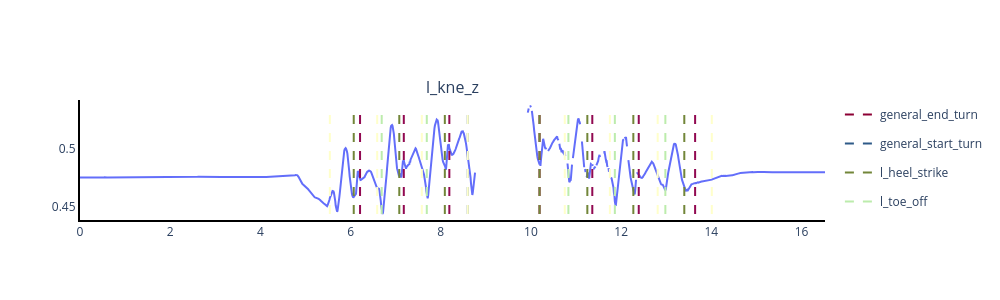

Notebook source saved alongside this figure:
### Code cell
import mh_toolbox.base.eurobench_element as eb

# Yaml files are in a different folder
# filename = '/Users/jorge/Documents/Coding/Projects/personal-projects/motion-hub-toolbox/docs/tutorials/neuromark/vicon/subject_07_cond_04_run_02_Trajectories.csv'
# events = '/Users/jorge/Documents/Coding/Projects/personal-projects/motion-hub-toolbox/docs/tutorials/neuromark/vicon/subject_07_cond_04_run_02_gaitEvents.yaml'
# info = '/Users/jorge/Documents/Coding/Projects/personal-projects/motion-hub-toolbox/docs/tutorials/neuromark/vicon/subject_07_cond_04_run_02_Info.yaml'
filename = '/Users/jorge/Documents/Coding/Projects/personal-projects/motion-hub-toolbox/docs/tutorials/neuromark/vicon/subject_07_cond_02_run_02_Trajectories.csv'
events = '/Users/jorge/Documents/Coding/Projects/personal-projects/motion-hub-toolbox/docs/tutorials/neuromark/vicon/subject_07_cond_02_run_02_gaitEvents.proc_carlota.yaml'
info = '/Users/jorge/Documents/Coding/Projects/personal-projects/motion-hub-toolbox/docs/tutorials/neuromark/vicon/subject_07_cond_02_run_02_Info.yaml'


data = eb.EurobenchElement(key_id='acceleration')

data.initialize(data_filename=filename, events_filename=events, info_filename=info)

print(data.get_data())
print(data.get_info())
print(data.get_events_as_lists())

_ = data.plot_eurobench_element(bool_show=True, bool_events=True, cols_to_plot='l_kne_z')

### Figure 1 — Plotly figure (JSON) as saved in the notebook; plotly's stock layout.template omitted (floating-point values rounded to 4 significant figures; data arrays with more than 128 entries replaced by an {"elided": "..."} marker saying what was removed)
{"data": [{"mode": "lines", "showlegend": false, "x": {"elided": "1653 float values"}, "y": {"elided": "1653 float values"}, "type": "scatter", "xaxis": "x", "yaxis": "y"}, {"hoverinfo": "text", "hovertext": "general_end_turn", "legendgroup": "general_end_turn", "line": {"color": "#8c0034", "dash": "dash", "width": 2}, "mode": "lines", "name": "general_end_turn", "showlegend": true, "x": [10.19, 10.19], "y": [0.4442, 0.5372], "type": "scatter", "xaxis": "x", "yaxis": "y"}, {"hoverinfo": "text", "hovertext": "general_start_turn", "legendgroup": "general_start_turn", "line": {"color": "#2e5a88", "dash": "dash", "width": 2}, "mode": "lines", "name": "general_start_turn", "showlegend": true, "x": [8.6, 8.6], "y": [0.4442, 0.5372], "type": "scatter", "xaxis": "x", "yaxis": "y"}, {"hoverinfo": "text", "hovertext": "l_heel_strike", "legendgroup": "l_heel_strike", "line": {"color": "#728639", "dash": "dash", "width": 2}, "mode": "lines", "name": "l_heel_strike", "showlegend": true, "x": [6.07, 6.07], "y": [0.4442, 0.5372], "type": "scatter", "xaxis": "x", "yaxis": "y"}, {"hoverinfo": "text", "hovertext": "l_heel_strike", "legendgroup": "l_heel_strike", "line": {"color": "#728639", "dash": "dash", "width": 2}, "mode": "lines", "name": "l_heel_strike", "showlegend": false, "x": [7.08, 7.08], "y": [0.4442, 0.5372], "type": "scatter", "xaxis": "x", "yaxis": "y"}, {"hoverinfo": "text", "hovertext": "l_heel_strike", "legendgroup": "l_heel_strike", "line": {"color": "#728639", "dash": "dash", "width": 2}, "mode": "lines", "name": "l_heel_strike", "showlegend": false, "x": [8.09, 8.09], "y": [0.4442, 0.5372], "type": "scatter", "xaxis": "x", "yaxis": "y"}, {"hoverinfo": "text", "hovertext": "l_heel_strike", "legendgroup": "l_heel_strike", "line": {"color": "#728639", "dash": "dash", "width": 2}, "mode": "lines", "name": "l_heel_strike", "showlegend": false, "x": [10.19, 10.19], "y": [0.4442, 0.5372], "type": "scatter", "xaxis": "x", "yaxis": "y"}, {"hoverinfo": "text", "hovertext": "l_heel_strike", "legendgroup": "l_heel_strike", "line": {"color": "#728639", "dash": "dash", "width": 2}, "mode": "lines", "name": "l_heel_strike", "showlegend": false, "x": [11.25, 11.25], "y": [0.4442, 0.5372], "type": "scatter", "xaxis": "x", "yaxis": "y"}, {"hoverinfo": "text", "hovertext": "l_heel_strike", "legendgroup": "l_heel_strike", "line": {"color": "#728639", "dash": "dash", "width": 2}, "mode": "lines", "name": "l_heel_strike", "showlegend": false, "x": [12.27, 12.27], "y": [0.4442, 0.5372], "type": "scatter", "xaxis": "x", "yaxis": "y"}, {"hoverinfo": "text", "hovertext": "l_heel_strike", "legendgroup": "l_heel_strike", "line": {"color": "#728639", "dash": "dash", "width": 2}, "mode": "lines", "name": "l_heel_strike", "showlegend": false, "x": [13.4, 13.4], "y": [0.4442, 0.5372], "type": "scatter", "xaxis": "x", "yaxis": "y"}, {"hoverinfo": "text", "hovertext": "l_toe_off", "legendgroup": "l_toe_off", "line": {"color": "#bcecac", "dash": "dash", "width": 2}, "mode": "lines", "name": "l_toe_off", "showlegend": true, "x": [6.69, 6.69], "y": [0.4442, 0.5372], "type": "scatter", "xaxis": "x", "yaxis": "y"}, {"hoverinfo": "text", "hovertext": "l_toe_off", "legendgroup": "l_toe_off", "line": {"color": "#bcecac", "dash": "dash", "width": 2}, "mode": "lines", "name": "l_toe_off", "showlegend": false, "x": [7.69, 7.69], "y": [0.4442, 0.5372], "type": "scatter", "xaxis": "x", "yaxis": "y"}, {"hoverinfo": "text", "hovertext": "l_toe_off", "legendgroup": "l_toe_off", "line": {"color": "#bcecac", "dash": "dash", "width": 2}, "mode": "lines", "name": "l_toe_off", "showlegend": false, "x": [10.83, 10.83], "y": [0.4442, 0.5372], "type": "scatter", "xaxis": "x", "yaxis": "y"}, {"hoverinfo": "text", "hovertext": "l_toe_off", "legendgroup": "l_toe_off", "line": {"color": "#bcecac", "dash": "dash", "width": 2}, "mode": "lines", "name": "l_toe_off", "showlegend": false, "x": [11.86, 11.86], "y": [0.4442, 0.5372], "type": "scatter", "xaxis": "x", "yaxis": "y"}, {"hoverinfo": "text", "hovertext": "l_toe_off", "legendgroup": "l_toe_off", "line": {"color": "#bcecac", "dash": "dash", "width": 2}, "mode": "lines", "name": "l_toe_off", "showlegend": false, "x": [12.98, 12.98], "y": [0.4442, 0.5372], "type": "scatter", "xaxis": "x", "yaxis": "y"}, {"hoverinfo": "text", "hovertext": "r_heel_strike", "legendgroup": "r_heel_strike", "line": {"color": "#ffffcb", "dash": "dash", "width": 2}, "mode": "lines", "name": "r_heel_strike", "showlegend": true, "x": [5.54, 5.54], "y": [0.4442, 0.5372], "type": "scatter", "xaxis": "x", "yaxis": "y"}, {"hoverinfo": "text", "hovertext": "r_heel_strike", "legendgroup": "r_heel_strike", "line": {"color": "#ffffcb", "dash": "dash", "width": 2}, "mode": "lines", "name": "r_heel_strike", "showlegend": false, "x": [6.59, 6.59], "y": [0.4442, 0.5372], "type": "scatter", "xaxis": "x", "yaxis": "y"}, {"hoverinfo": "text", "hovertext": "r_heel_strike", "legendgroup": "r_heel_strike", "line": {"color": "#ffffcb", "dash": "dash", "width": 2}, "mode": "lines", "name": "r_heel_strike", "showlegend": false, "x": [7.58, 7.58], "y": [0.4442, 0.5372], "type": "scatter", "xaxis": "x", "yaxis": "y"}, {"hoverinfo": "text", "hovertext": "r_heel_strike", "legendgroup": "r_heel_strike", "line": {"color": "#ffffcb", "dash": "dash", "width": 2}, "mode": "lines", "name": "r_heel_strike", "showlegend": false, "x": [8.6, 8.6], "y": [0.4442, 0.5372], "type": "scatter", "xaxis": "x", "yaxis": "y"}, {"hoverinfo": "text", "hovertext": "r_heel_strike", "legendgroup": "r_heel_strike", "line": {"color": "#ffffcb", "dash": "dash", "width": 2}, "mode": "lines", "name": "r_heel_strike", "showlegend": false, "x": [10.75, 10.75], "y": [0.4442, 0.5372], "type": "scatter", "xaxis": "x", "yaxis": "y"}, {"hoverinfo": "text", "hovertext": "r_heel_strike", "legendgroup": "r_heel_strike", "line": {"color": "#ffffcb", "dash": "dash", "width": 2}, "mode": "lines", "name": "r_heel_strike", "showlegend": false, "x": [11.75, 11.75], "y": [0.4442, 0.5372], "type": "scatter", "xaxis": "x", "yaxis": "y"}, {"hoverinfo": "text", "hovertext": "r_heel_strike", "legendgroup": "r_heel_strike", "line": {"color": "#ffffcb", "dash": "dash", "width": 2}, "mode": "lines", "name": "r_heel_strike", "showlegend": false, "x": [12.81, 12.81], "y": [0.4442, 0.5372], "type": "scatter", "xaxis": "x", "yaxis": "y"}, {"hoverinfo": "text", "hovertext": "r_heel_strike", "legendgroup": "r_heel_strike", "line": {"color": "#ffffcb", "dash": "dash", "width": 2}, "mode": "lines", "name": "r_heel_strike", "showlegend": false, "x": [14.01, 14.01], "y": [0.4442, 0.5372], "type": "scatter", "xaxis": "x", "yaxis": "y"}, {"hoverinfo": "text", "hovertext": "r_toe_off", "legendgroup": "r_toe_off", "line": {"color": "#910951", "dash": "dash", "width": 2}, "mode": "lines", "name": "r_toe_off", "showlegend": true, "x": [6.21, 6.21], "y": [0.4442, 0.5372], "type": "scatter", "xaxis": "x", "yaxis": "y"}, {"hoverinfo": "text", "hovertext": "r_toe_off", "legendgroup": "r_toe_off", "line": {"color": "#910951", "dash": "dash", "width": 2}, "mode": "lines", "name": "r_toe_off", "showlegend": false, "x": [7.18, 7.18], "y": [0.4442, 0.5372], "type": "scatter", "xaxis": "x", "yaxis": "y"}, {"hoverinfo": "text", "hovertext": "r_toe_off", "legendgroup": "r_toe_off", "line": {"color": "#910951", "dash": "dash", "width": 2}, "mode": "lines", "name": "r_toe_off", "showlegend": false, "x": [8.19, 8.19], "y": [0.4442, 0.5372], "type": "scatter", "xaxis": "x", "yaxis": "y"}, {"hoverinfo": "text", "hovertext": "r_toe_off", "legendgroup": "r_toe_off", "line": {"color": "#910951", "dash": "dash", "width": 2}, "mode": "lines", "name": "r_toe_off", "showlegend": false, "x": [11.36, 11.36], "y": [0.4442, 0.5372], "type": "scatter", "xaxis": "x", "yaxis": "y"}, {"hoverinfo": "text", "hovertext": "r_toe_off", "legendgroup": "r_toe_off", "line": {"color": "#910951", "dash": "dash", "width": 2}, "mode": "lines", "name": "r_toe_off", "showlegend": false, "x": [12.39, 12.39], "y": [0.4442, 0.5372], "type": "scatter", "xaxis": "x", "yaxis": "y"}, {"hoverinfo": "text", "hovertext": "r_toe_off", "legendgroup": "r_toe_off", "line": {"color": "#910951", "dash": "dash", "width": 2}, "mode": "lines", "name": "r_toe_off", "showlegend": false, "x": [13.64, 13.64], "y": [0.4442, 0.5372], "type": "scatter", "xaxis": "x", "yaxis": "y"}], "layout": {"xaxis": {"anchor": "y", "domain": [0.0, 1.0], "showline": true, "linewidth": 2, "linecolor": "black"}, "yaxis": {"anchor": "x", "domain": [0.0, 1.0], "showline": true, "linewidth": 2, "linecolor": "black"}, "annotations": [{"font": {"size": 16}, "showarrow": false, "text": "l_kne_z", "x": 0.5, "xanchor": "center", "xref": "paper", "y": 1.0, "yanchor": "bottom", "yref": "paper"}], "title": {"text": ""}, "height": 300, "width": 1000, "plot_bgcolor": "white", "showlegend": true}}
